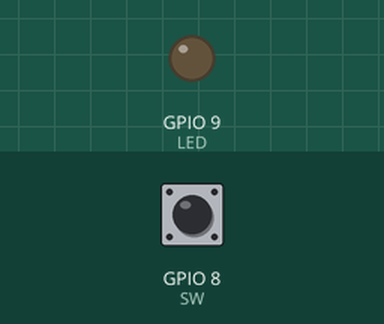
This sketch was run on a simulated ESP32-S3. Shown: output pins drawn as LEDs (lit = HIGH). The inputs (shaded band) are chosen by the test bench; at power-on: GPIO 8 (SW) HIGH.

Above: at 1.2 s.
1.3 s: GPIO 8 (SW) pulled LOW for 0.15 s
Timing chart, 0 to 4.3 s (numbered marks = the images above; inputs shaded):
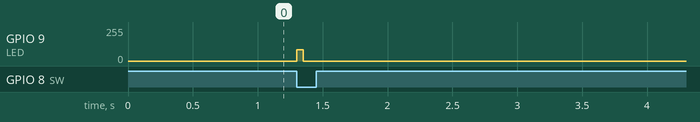

The sketch:

ir-gun.ino
```cpp
#define SW 8
#define LED 9
boolean prev = true;
void setup() {
  // put your setup code here, to run once:
  pinMode(SW, INPUT_PULLUP);
  ledcSetup(0, 38000, 8);
  ledcAttachPin(LED, 0);
}

void loop() {
  // put your main code here, to run repeatedly:
  boolean current = digitalRead(SW);
  if(prev && !current){
    ledcWrite(0, 85);
    delay(50);
    ledcWrite(0, 0);
  }
  prev = current;
}
```

Measured:
- after the input at 1.3 s, GPIO 9 (LED): 0/255 → 85/255 at once, → 0/255 0.05 s later
